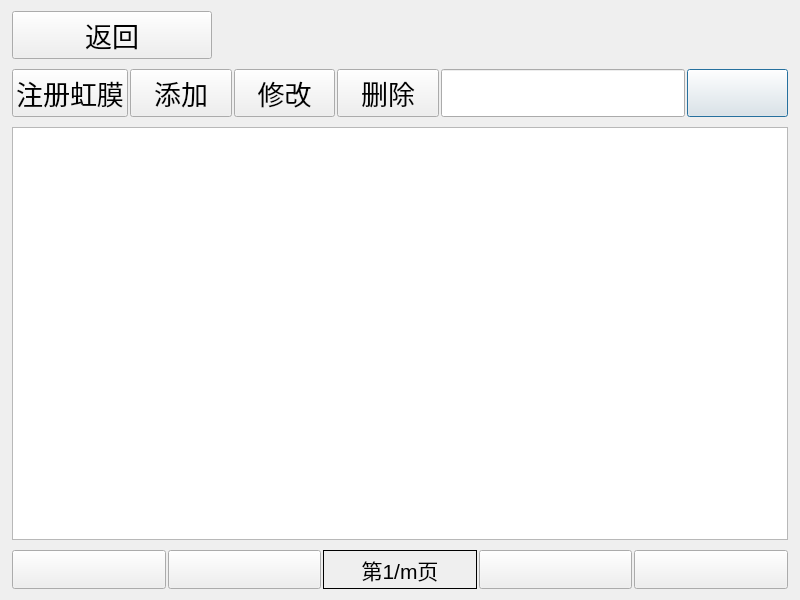
<?xml version="1.0" encoding="UTF-8"?>
<ui version="4.0">
 <class>PersonManage</class>
 <widget class="QDialog" name="PersonManage">
  <property name="geometry">
   <rect>
    <x>0</x>
    <y>0</y>
    <width>800</width>
    <height>600</height>
   </rect>
  </property>
  <property name="sizePolicy">
   <sizepolicy hsizetype="Preferred" vsizetype="Expanding">
    <horstretch>0</horstretch>
    <verstretch>0</verstretch>
   </sizepolicy>
  </property>
  <property name="font">
   <font>
    <pointsize>20</pointsize>
   </font>
  </property>
  <property name="windowTitle">
   <string>MainWindow</string>
  </property>
  <property name="styleSheet">
   <string notr="true">color:rgb(0, 0, 0)</string>
  </property>
  <layout class="QGridLayout" name="gridLayout_4" rowstretch="0,0,0,0">
   <property name="leftMargin">
    <number>12</number>
   </property>
   <property name="rightMargin">
    <number>12</number>
   </property>
   <property name="horizontalSpacing">
    <number>3</number>
   </property>
   <property name="verticalSpacing">
    <number>10</number>
   </property>
   <item row="0" column="0">
    <layout class="QGridLayout" name="gridLayout" columnstretch="0,0" rowminimumheight="0" columnminimumwidth="200,0">
     <item row="0" column="0">
      <widget class="QPushButton" name="btnBack">
       <property name="sizePolicy">
        <sizepolicy hsizetype="Minimum" vsizetype="Fixed">
         <horstretch>0</horstretch>
         <verstretch>0</verstretch>
        </sizepolicy>
       </property>
       <property name="font">
        <font>
         <pointsize>20</pointsize>
        </font>
       </property>
       <property name="text">
        <string>返回</string>
       </property>
       <property name="icon">
        <iconset resource="ikembx00.qrc">
         <normaloff>:/image/jtbq_022.ico</normaloff>:/image/jtbq_022.ico</iconset>
       </property>
       <property name="iconSize">
        <size>
         <width>40</width>
         <height>40</height>
        </size>
       </property>
      </widget>
     </item>
     <item row="0" column="1">
      <spacer name="horizontalSpacer">
       <property name="orientation">
        <enum>Qt::Horizontal</enum>
       </property>
       <property name="sizeHint" stdset="0">
        <size>
         <width>40</width>
         <height>20</height>
        </size>
       </property>
      </spacer>
     </item>
    </layout>
   </item>
   <item row="3" column="0">
    <layout class="QGridLayout" name="gridLayout_2" rowstretch="0" rowminimumheight="0">
     <property name="horizontalSpacing">
      <number>2</number>
     </property>
     <property name="verticalSpacing">
      <number>1</number>
     </property>
     <item row="0" column="3">
      <widget class="QPushButton" name="btnNextPage">
       <property name="sizePolicy">
        <sizepolicy hsizetype="Expanding" vsizetype="Preferred">
         <horstretch>0</horstretch>
         <verstretch>0</verstretch>
        </sizepolicy>
       </property>
       <property name="font">
        <font>
         <pointsize>20</pointsize>
        </font>
       </property>
       <property name="text">
        <string/>
       </property>
       <property name="icon">
        <iconset resource="ikembx00.qrc">
         <normaloff>:/image/33313.ico</normaloff>:/image/33313.ico</iconset>
       </property>
       <property name="iconSize">
        <size>
         <width>40</width>
         <height>40</height>
        </size>
       </property>
       <property name="default">
        <bool>false</bool>
       </property>
      </widget>
     </item>
     <item row="0" column="0">
      <widget class="QPushButton" name="btnHeadtPage">
       <property name="enabled">
        <bool>true</bool>
       </property>
       <property name="sizePolicy">
        <sizepolicy hsizetype="Expanding" vsizetype="Preferred">
         <horstretch>0</horstretch>
         <verstretch>0</verstretch>
        </sizepolicy>
       </property>
       <property name="font">
        <font>
         <pointsize>20</pointsize>
        </font>
       </property>
       <property name="text">
        <string/>
       </property>
       <property name="icon">
        <iconset resource="ikembx00.qrc">
         <normaloff>:/image/33303.ico</normaloff>:/image/33303.ico</iconset>
       </property>
       <property name="iconSize">
        <size>
         <width>40</width>
         <height>40</height>
        </size>
       </property>
      </widget>
     </item>
     <item row="0" column="2">
      <widget class="QLabel" name="labPageInfo">
       <property name="sizePolicy">
        <sizepolicy hsizetype="Expanding" vsizetype="Preferred">
         <horstretch>0</horstretch>
         <verstretch>0</verstretch>
        </sizepolicy>
       </property>
       <property name="font">
        <font>
         <pointsize>16</pointsize>
        </font>
       </property>
       <property name="frameShape">
        <enum>QFrame::Panel</enum>
       </property>
       <property name="text">
        <string>第1/m页</string>
       </property>
       <property name="alignment">
        <set>Qt::AlignCenter</set>
       </property>
      </widget>
     </item>
     <item row="0" column="1">
      <widget class="QPushButton" name="btnPreviousPage">
       <property name="sizePolicy">
        <sizepolicy hsizetype="Expanding" vsizetype="Preferred">
         <horstretch>0</horstretch>
         <verstretch>0</verstretch>
        </sizepolicy>
       </property>
       <property name="font">
        <font>
         <pointsize>20</pointsize>
        </font>
       </property>
       <property name="text">
        <string/>
       </property>
       <property name="icon">
        <iconset resource="ikembx00.qrc">
         <normaloff>:/image/previouspage.ico</normaloff>:/image/previouspage.ico</iconset>
       </property>
       <property name="iconSize">
        <size>
         <width>40</width>
         <height>40</height>
        </size>
       </property>
      </widget>
     </item>
     <item row="0" column="4">
      <widget class="QPushButton" name="btnTailPage">
       <property name="sizePolicy">
        <sizepolicy hsizetype="Expanding" vsizetype="Preferred">
         <horstretch>0</horstretch>
         <verstretch>0</verstretch>
        </sizepolicy>
       </property>
       <property name="font">
        <font>
         <pointsize>20</pointsize>
        </font>
       </property>
       <property name="contextMenuPolicy">
        <enum>Qt::NoContextMenu</enum>
       </property>
       <property name="text">
        <string/>
       </property>
       <property name="icon">
        <iconset resource="ikembx00.qrc">
         <normaloff>:/image/33306.ico</normaloff>:/image/33306.ico</iconset>
       </property>
       <property name="iconSize">
        <size>
         <width>40</width>
         <height>40</height>
        </size>
       </property>
      </widget>
     </item>
    </layout>
   </item>
   <item row="1" column="0">
    <layout class="QHBoxLayout" name="horizontalLayout">
     <property name="spacing">
      <number>2</number>
     </property>
     <item>
      <widget class="QPushButton" name="btnEnrollIris">
       <property name="sizePolicy">
        <sizepolicy hsizetype="Expanding" vsizetype="Preferred">
         <horstretch>0</horstretch>
         <verstretch>0</verstretch>
        </sizepolicy>
       </property>
       <property name="font">
        <font>
         <pointsize>20</pointsize>
        </font>
       </property>
       <property name="text">
        <string>注册虹膜</string>
       </property>
      </widget>
     </item>
     <item>
      <widget class="QPushButton" name="btnAdd">
       <property name="sizePolicy">
        <sizepolicy hsizetype="Expanding" vsizetype="Preferred">
         <horstretch>0</horstretch>
         <verstretch>0</verstretch>
        </sizepolicy>
       </property>
       <property name="font">
        <font>
         <pointsize>20</pointsize>
        </font>
       </property>
       <property name="text">
        <string>添加</string>
       </property>
      </widget>
     </item>
     <item>
      <widget class="QPushButton" name="btnEdit">
       <property name="sizePolicy">
        <sizepolicy hsizetype="Expanding" vsizetype="Preferred">
         <horstretch>0</horstretch>
         <verstretch>0</verstretch>
        </sizepolicy>
       </property>
       <property name="font">
        <font>
         <pointsize>20</pointsize>
        </font>
       </property>
       <property name="inputMethodHints">
        <set>Qt::ImhNone</set>
       </property>
       <property name="text">
        <string>修改</string>
       </property>
      </widget>
     </item>
     <item>
      <widget class="QPushButton" name="btnDelete">
       <property name="sizePolicy">
        <sizepolicy hsizetype="Expanding" vsizetype="Preferred">
         <horstretch>0</horstretch>
         <verstretch>0</verstretch>
        </sizepolicy>
       </property>
       <property name="font">
        <font>
         <pointsize>20</pointsize>
        </font>
       </property>
       <property name="text">
        <string>删除</string>
       </property>
       <property name="iconSize">
        <size>
         <width>30</width>
         <height>30</height>
        </size>
       </property>
      </widget>
     </item>
     <item>
      <widget class="QLineEdit" name="txtKeyWords">
       <property name="sizePolicy">
        <sizepolicy hsizetype="Expanding" vsizetype="Preferred">
         <horstretch>0</horstretch>
         <verstretch>0</verstretch>
        </sizepolicy>
       </property>
       <property name="font">
        <font>
         <pointsize>20</pointsize>
        </font>
       </property>
      </widget>
     </item>
     <item>
      <widget class="QPushButton" name="btnFind">
       <property name="sizePolicy">
        <sizepolicy hsizetype="Expanding" vsizetype="Preferred">
         <horstretch>0</horstretch>
         <verstretch>0</verstretch>
        </sizepolicy>
       </property>
       <property name="text">
        <string/>
       </property>
       <property name="icon">
        <iconset resource="ikembx00.qrc">
         <normaloff>:/image/search.ico</normaloff>:/image/search.ico</iconset>
       </property>
       <property name="iconSize">
        <size>
         <width>40</width>
         <height>40</height>
        </size>
       </property>
       <property name="default">
        <bool>true</bool>
       </property>
      </widget>
     </item>
    </layout>
   </item>
   <item row="2" column="0">
    <widget class="QTableView" name="tblResult">
     <property name="font">
      <font>
       <family>Ubuntu</family>
       <pointsize>16</pointsize>
       <weight>50</weight>
       <italic>false</italic>
       <bold>false</bold>
       <kerning>false</kerning>
      </font>
     </property>
     <property name="styleSheet">
      <string notr="true">color:rgb(0,0,0);
font: 16pt &quot;Ubuntu&quot;;</string>
     </property>
     <property name="editTriggers">
      <set>QAbstractItemView::NoEditTriggers</set>
     </property>
     <property name="sortingEnabled">
      <bool>true</bool>
     </property>
     <property name="wordWrap">
      <bool>false</bool>
     </property>
     <attribute name="horizontalHeaderCascadingSectionResizes">
      <bool>false</bool>
     </attribute>
     <attribute name="horizontalHeaderDefaultSectionSize">
      <number>30</number>
     </attribute>
     <attribute name="horizontalHeaderHighlightSections">
      <bool>false</bool>
     </attribute>
     <attribute name="horizontalHeaderMinimumSectionSize">
      <number>30</number>
     </attribute>
     <attribute name="horizontalHeaderStretchLastSection">
      <bool>false</bool>
     </attribute>
     <attribute name="verticalHeaderCascadingSectionResizes">
      <bool>false</bool>
     </attribute>
     <attribute name="verticalHeaderDefaultSectionSize">
      <number>35</number>
     </attribute>
     <attribute name="verticalHeaderHighlightSections">
      <bool>false</bool>
     </attribute>
     <attribute name="verticalHeaderMinimumSectionSize">
      <number>35</number>
     </attribute>
     <attribute name="verticalHeaderStretchLastSection">
      <bool>false</bool>
     </attribute>
    </widget>
   </item>
  </layout>
 </widget>
 <tabstops>
  <tabstop>txtKeyWords</tabstop>
  <tabstop>btnFind</tabstop>
  <tabstop>btnEnrollIris</tabstop>
  <tabstop>btnAdd</tabstop>
  <tabstop>btnEdit</tabstop>
  <tabstop>btnDelete</tabstop>
  <tabstop>tblResult</tabstop>
  <tabstop>btnHeadtPage</tabstop>
  <tabstop>btnPreviousPage</tabstop>
  <tabstop>btnNextPage</tabstop>
  <tabstop>btnTailPage</tabstop>
  <tabstop>btnBack</tabstop>
 </tabstops>
 <resources>
  <include location="ikembx00.qrc"/>
 </resources>
 <connections/>
</ui>
